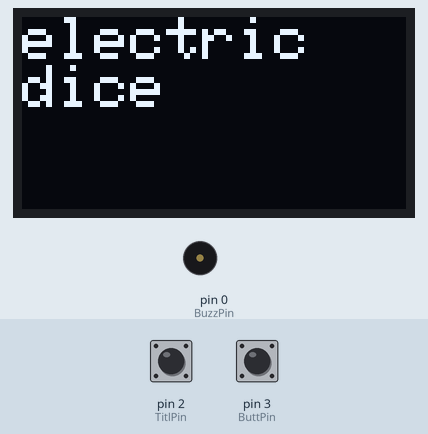
This sketch was run on a simulated Arduino Uno, built with avr-gcc and run on an emulated ATmega328P. Parts: 128×64 one-colour display, buzzer (waves = sounding, pin HIGH). Inputs (shaded band) come from the test bench; at power-on: pin 2 (TitlPin) HIGH, pin 3 (ButtPin) HIGH. Random numbers use the default seed unless the sketch sets one.

Above: at 1.2 s.
1.3 s: pin 2 (TitlPin) pulled LOW for 1 s
At 3.1 s:
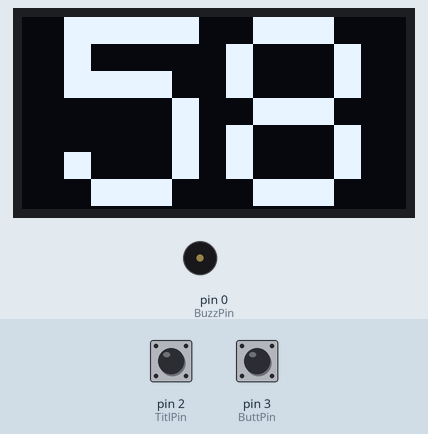
3.8 s: pin 2 (TitlPin) pulled LOW for 0.15 s
At 4.2 s:
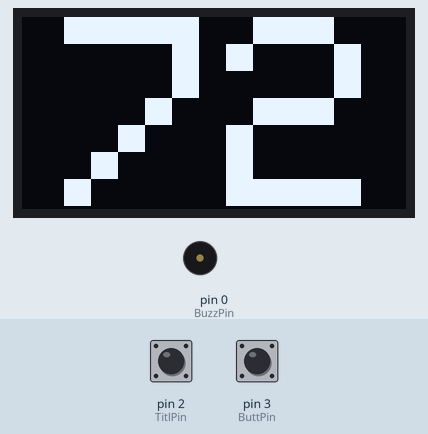
Timing chart, 0 to 6.8 s (numbered marks = the images above; inputs shaded):
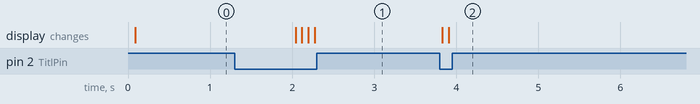

The sketch:

dado.ino
```cpp
#include <SPI.h>
#include <Wire.h>
#include <Adafruit_GFX.h>
#include <Adafruit_SSD1306.h>

#define SCREEN_WIDTH 128
#define SCREEN_HEIGHT 64
#define OLED_RESET    -1
#define SCREEN_ADDRESS 0x3C  // Try 0x3C or 0x3D depending on your module
Adafruit_SSD1306 display(SCREEN_WIDTH, SCREEN_HEIGHT, &Wire, OLED_RESET);


#define nDices 7

int TitlPin=2;
int ButtPin=3;
int BuzzPin=0;

void setup() {
  display.begin(SSD1306_SWITCHCAPVCC, SCREEN_ADDRESS);

  pinMode(TitlPin, INPUT_PULLUP);
  pinMode(ButtPin, INPUT_PULLUP);
  pinMode(BuzzPin, OUTPUT);

  display.clearDisplay();
	display.setTextColor(SSD1306_WHITE);
	display.setTextSize(2);
	display.setCursor(20, 20);
	display.println("electric\n  dice");
	display.display();
}

void loop() {
  int result=0;
  int dice[]={4, 6, 8, 10, 12, 20, 100};
  int indDice=6;

  int page=0;

  bool teatrical=0;

  int time;
  int diff;

  diff=millis()-time;
  if(!digitalRead(ButtPin))
    time=millis();
  else{
    if(diff>=2000){
      //shutdown();
    }
    else{
			if(diff>10){
				time=millis();
				indDice=(indDice+1)%nDices;
				page=1;
			}
		}
  }

	switch(page){
		case 0:
			if(!digitalRead(TitlPin)){
				if(teatrical){
					teatrical=0;
					//TODO
				}
				else{
					result=random(dice[indDice])+(dice[indDice]!=100);

					display.clearDisplay();
					display.setTextColor(SSD1306_WHITE);
					display.setTextSize(9);
					display.setCursor(45, 0);
					if(result>9)
						display.setCursor(14, 0);
					display.println(String(result)); // Print text
					display.display();

					delay(50);
				}
			}
			break;

		case 1:
			display.clearDisplay();
			display.setTextColor(SSD1306_WHITE);
			display.setTextSize(2);
			display.setCursor(0, 0);
			display.println("electric\ndice");
			display.display();
			if(!digitalRead(TitlPin)){
				page=0;
			}
			break;
	}
}
```

Measured:
- after the input at 1.3 s, the display: first changes after 0.74 s (image 1 shows a later state)
- after the input at 3.8 s, the display: first changes at once (image 2 shows a later state)
